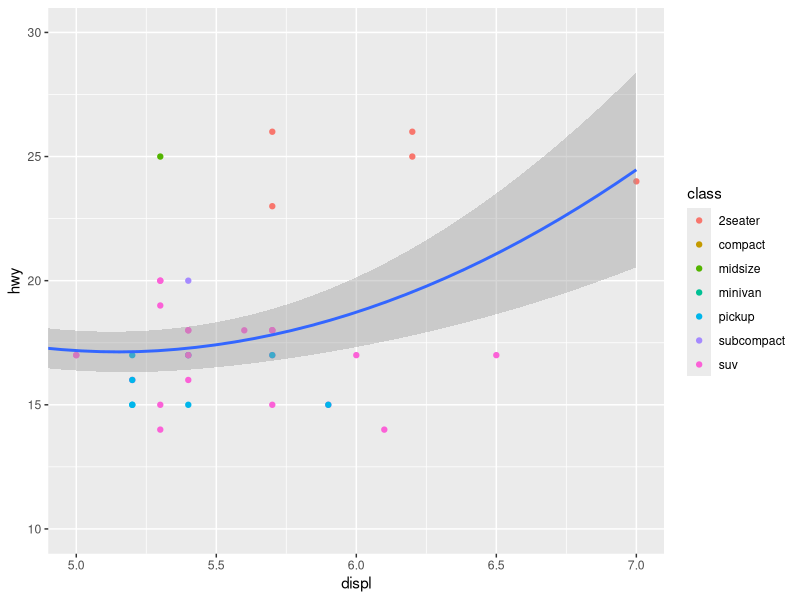
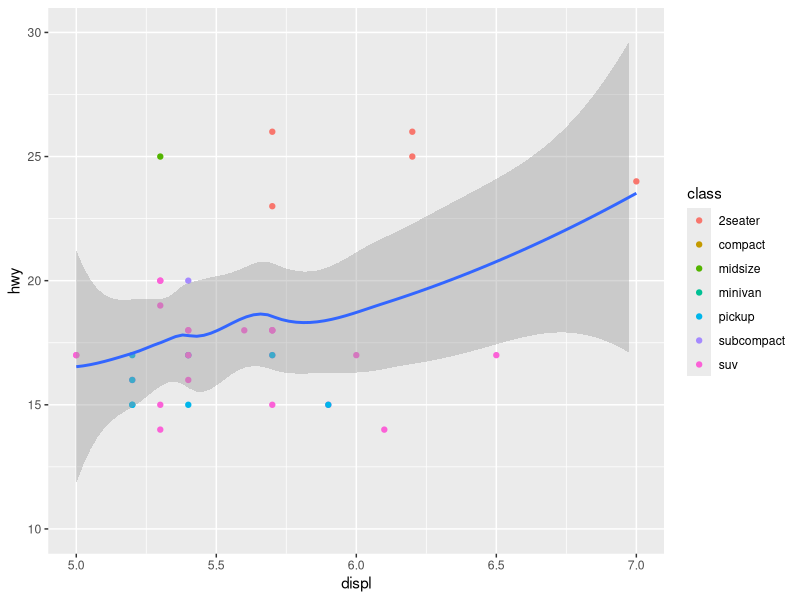
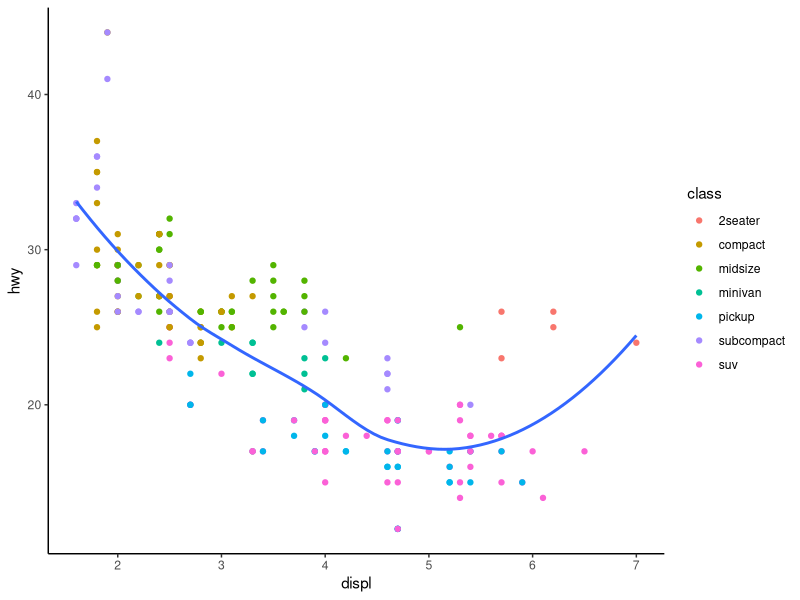
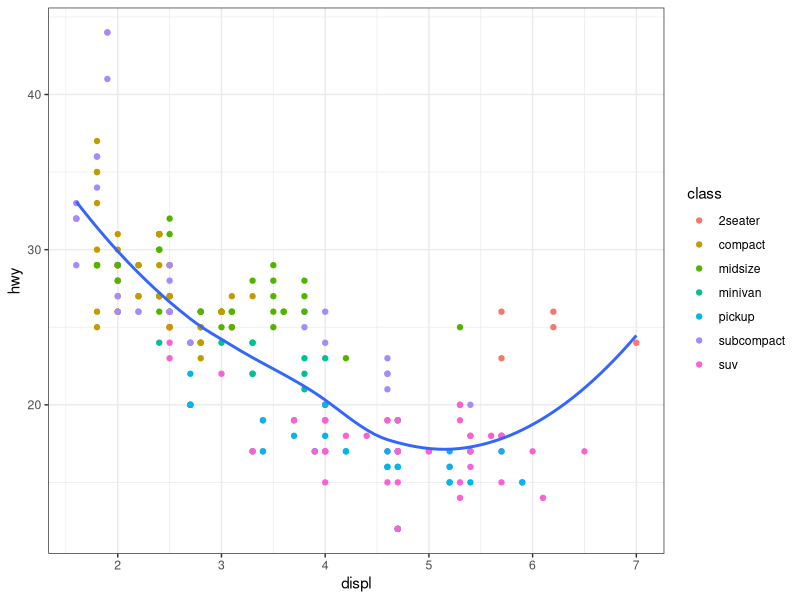

Reproduce these figures in R, in order.
library(ggplot2)
ggplot(mpg, mapping = aes(displ, hwy)) +
  geom_point(aes(color = class)) +
  geom_smooth() +
  coord_cartesian(xlim = c(5, 7), ylim = c(10, 30))

ggplot(mpg, mapping = aes(displ, hwy)) +
  geom_point(aes(color = class)) +
  geom_smooth() +
  scale_x_continuous(limits=c(5,7))+
  scale_y_continuous(limits=c(10,30))

ggplot(mpg, aes(displ, hwy)) +
  geom_point(aes(color = class)) +
  geom_smooth(se = FALSE) +
  theme_classic()

ggplot(mpg, aes(displ, hwy)) +
  geom_point(aes(color = class)) +
  geom_smooth(se = FALSE) +
  theme_bw()